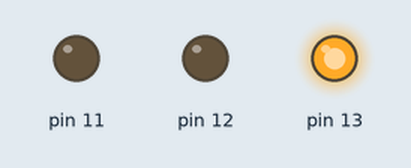
This sketch was run on a simulated Arduino Uno, built with avr-gcc and run on an emulated ATmega328P. Shown: output pins drawn as LEDs (lit = HIGH).

Above: at 0.5 s.
At 2.5 s:
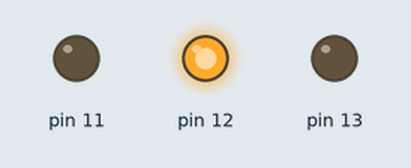
At 4.5 s:
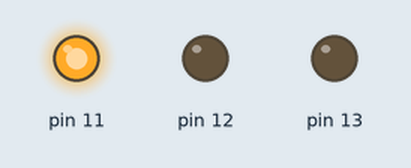
At 5.5 s:
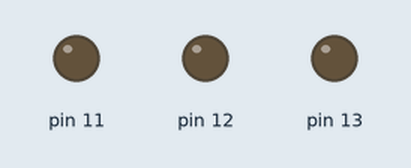
Timing chart, 0 to 7.8 s (numbered marks = the images above):
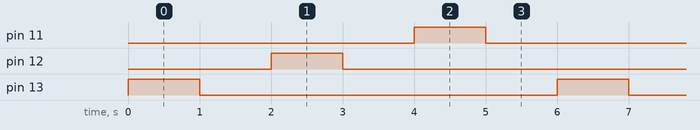

The sketch:

pinModeDigitalWrite.ino
```cpp
#define led13 13
int led = 13;

void setup() {
  // initialize digital pin LED_BUILTIN as an output.
  pinMode(13, 1); pinMode(12, 1); pinMode(11, 1);
  //pinMode (pin value, mod)
  //OUTPUT=1, INPUT=0, INPUT_PULLUP=2
}

// the loop function runs over and over again forever
void loop() {
  digitalWrite(13, 250);  // turn the LED on (HIGH is the voltage level)
  //digitalWrite(pin value, relative value) HIGH=1=5V, LOW=0=0V
  delay(1000);
   digitalWrite(13, 0);  // turn the LED on (HIGH is the voltage level)
  //digitalWrite(pin value, relative value) HIGH=1=5V, LOW=0=0V
  delay(1000);                       // wait for a second
  digitalWrite(12, 100);   // turn the LED off by making the voltage LOW
  delay(1000);
  digitalWrite(12, 0);   // turn the LED off by making the voltage LOW
  delay(1000);
  digitalWrite(11, 150);   // turn the LED off by making the voltage LOW
  delay(1000);                       // wait for a second
  digitalWrite(11, 0);   // turn the LED off by making the voltage LOW
  delay(1000);
}
```

Measured:
- by itself, pin 11–13: alternates HIGH for 1.0 s and LOW for 5.0 s
- by itself, everything shown: repeats every 6.0 s, in 6 steps
